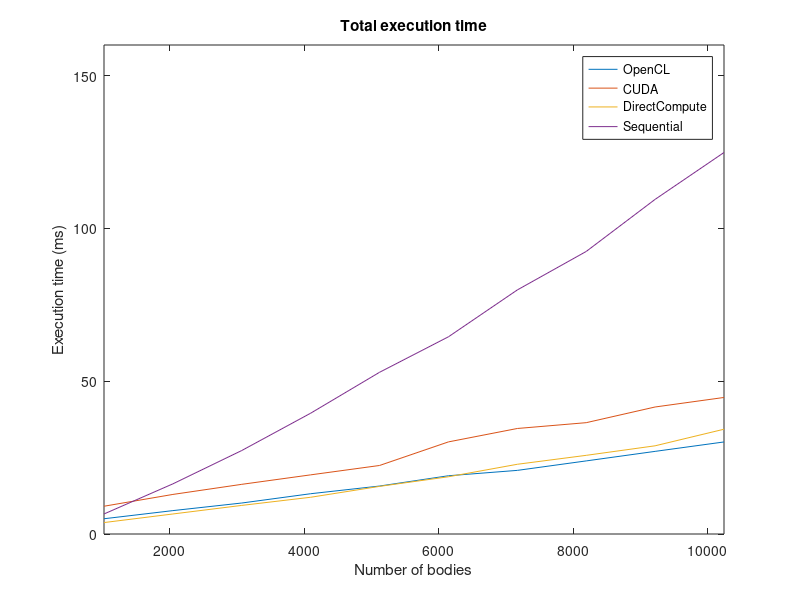
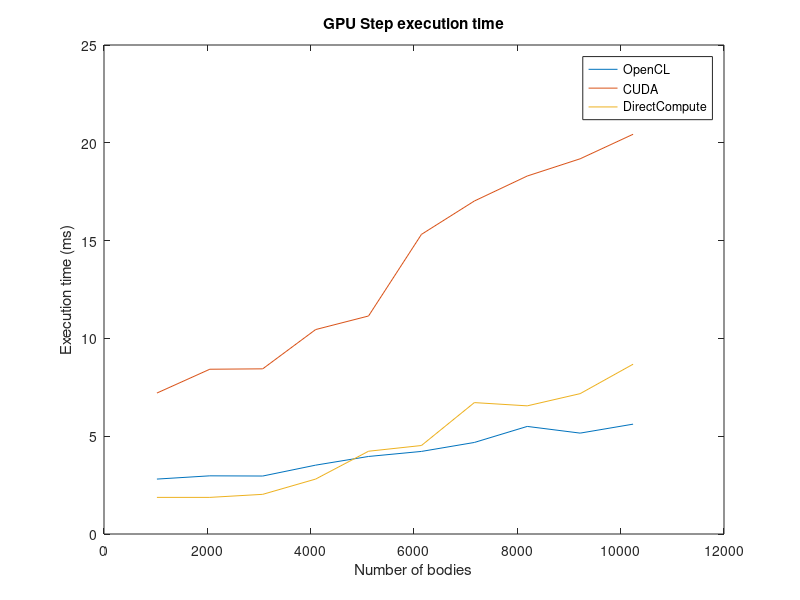
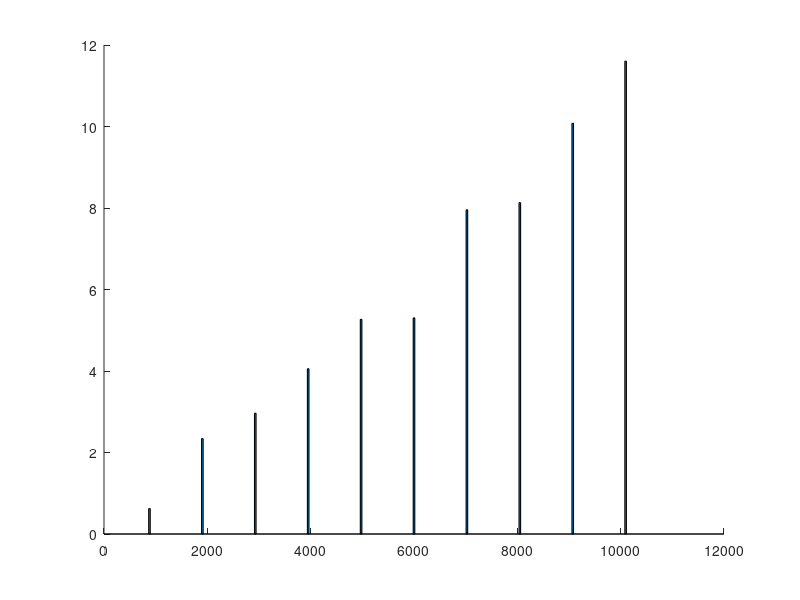

The MATLAB script that drew these images, in order: (Note: this script raises an error after producing the figures.)

%% Read input data
clc;
close all;
clear all;

load("stuff.mat");

%% Total execution time
noBodies = cl_data(:,1);
cl_tTot = cl_data(:,6);
cu_tTot = cu_data(:,6);
dc_tTot = dc_data(:,6);
seq_tTot = seq_data(:,6);

figure(1)
plot(noBodies,[cl_tTot cu_tTot dc_tTot seq_tTot]);

% Adjust the axis limits
axis([1024 10*1024 0 160])

title('Total execution time')
xlabel('Number of bodies')
ylabel('Execution time (ms)')

legend('OpenCL', 'CUDA', 'DirectCompute', 'Sequential');


saveas(gcf,'Plots/TotalExecutionTime.png')

clear cl_tTot cu_tTot dc_tTot seq_tTot noBodies;


%% GPU Step execution time

noBodies = cl_data(:,1);
cl_tTot = cl_data(:,5);
cu_tTot = cu_data(:,5);
dc_tTot = dc_data(:,5);

figure(2)
plot(noBodies,[cl_tTot cu_tTot dc_tTot]);



title('GPU Step execution time')
xlabel('Number of bodies')
ylabel('Execution time (ms)')

legend('OpenCL', 'CUDA', 'DirectCompute');

saveas(gcf,'Plots/GPUStepExecutionTime.png')
clear cl_tTot cu_tTot dc_tTot seq_tTot noBodies;


%% CUDA Bar Chart

data = cu_data;

% Extract data
noBodies = data(:,1);
tBuildTree = data(:,2);
tCalcTreeCOM = data(:,3);
tFlattenTree = data(:,4);
tStep = data(:,5);
tTot = data(:,6);

figure(3)
bar(noBodies, [tBuildTree tCalcTreeCOM tFlattenTree tStep], 0.5, 'stack')

% Adjust the axis limits
axis([0 11*1024 0 60])


% Add title and axis labels
title('CUDA execution time')
xlabel('Number of bodies')
ylabel('Execution time (ms)')

legend('Build Tree', 'Calc Tree COM', 'Flatten Tree', 'CU Step');

saveas(gcf,'Plots/CUDABarChart.png');
clear data noBodies tBuildTree tCalcTreeCOM tFlattenTree tStep tTot;

%% OpenCL Bar Chart

data = cl_data;

% Extract data
noBodies = data(:,1);
tBuildTree = data(:,2);
tCalcTreeCOM = data(:,3);
tFlattenTree = data(:,4);
tStep = data(:,5);
tTot = data(:,6);

figure(4)
bar(noBodies, [tBuildTree tCalcTreeCOM tFlattenTree tStep], 0.5, 'stack')

% Adjust the axis limits
axis([0 11*1024 0 40])


% Add title and axis labels
title('OpenCL execution time')
xlabel('Number of bodies')
ylabel('Execution time (ms)')

legend('Build Tree', 'Calc Tree COM', 'Flatten Tree', 'CL Step');
saveas(gcf,'Plots/OpenCLBarChart.png');
clear data noBodies tBuildTree tCalcTreeCOM tFlattenTree tStep tTot;

%% DirectCompute Bar Chart

data = dc_data;

% Extract data
noBodies = data(:,1);
tBuildTree = data(:,2);
tCalcTreeCOM = data(:,3);
tFlattenTree = data(:,4);
tStep = data(:,5);
tTot = data(:,6);

figure(5)
bar(noBodies, [tBuildTree tCalcTreeCOM tFlattenTree tStep], 0.5, 'stack')


% Adjust the axis limits
axis([0 11*1024 0 45])


% Add title and axis labels
title('DirectCompute execution time')
xlabel('Number of bodies')
ylabel('Execution time (ms)')

legend('Build Tree', 'Calc Tree COM', 'Flatten Tree', 'DC Step');
saveas(gcf,'Plots/DirectComputeBarChart.png');
clear data noBodies tBuildTree tCalcTreeCOM tFlattenTree tStep tTot;


%% Sequential Bar Chart

data = seq_data;

% Extract data
noBodies = data(:,1);
tBuildTree = data(:,2);
tCalcTreeCOM = data(:,3);
tFlattenTree = data(:,4);
tStep = data(:,5);
tTot = data(:,6);

figure(6)
bar(noBodies, [tBuildTree tCalcTreeCOM tFlattenTree tStep], 0.5, 'stack')


% Adjust the axis limits
axis([0 11*1024 0 160])


% Add title and axis labels
title('Sequential execution time')
xlabel('Number of bodies')
ylabel('Execution time (ms)')

legend('Build Tree', 'Calc Tree COM', 'Flatten Tree', 'Seq Step');
saveas(gcf,'Plots/SequentialBarChart.png');
clear data noBodies tBuildTree tCalcTreeCOM tFlattenTree tStep tTot;

